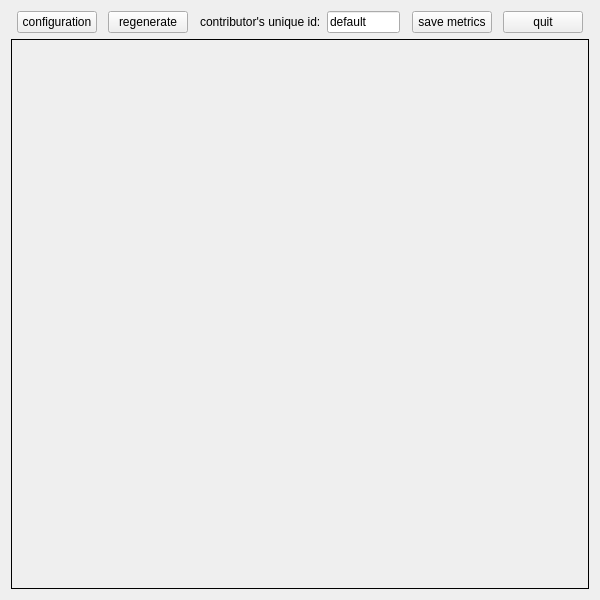
<?xml version="1.0" encoding="UTF-8"?>
<ui version="4.0">
 <class>guiDlg</class>
 <widget class="QWidget" name="guiDlg">
  <property name="geometry">
   <rect>
    <x>0</x>
    <y>0</y>
    <width>600</width>
    <height>600</height>
   </rect>
  </property>
  <property name="sizePolicy">
   <sizepolicy hsizetype="Ignored" vsizetype="Ignored">
    <horstretch>0</horstretch>
    <verstretch>0</verstretch>
   </sizepolicy>
  </property>
  <property name="minimumSize">
   <size>
    <width>600</width>
    <height>600</height>
   </size>
  </property>
  <property name="windowTitle">
   <string>Social Navigation Dataset Generator</string>
  </property>
  <layout class="QVBoxLayout" name="verticalLayout">
   <item>
    <layout class="QHBoxLayout" name="horizontalLayout">
     <item>
      <spacer name="horizontalSpacer_5">
       <property name="orientation">
        <enum>Qt::Horizontal</enum>
       </property>
       <property name="sizeHint" stdset="0">
        <size>
         <width>40</width>
         <height>20</height>
        </size>
       </property>
      </spacer>
     </item>
     <item>
      <widget class="QPushButton" name="configuration">
       <property name="text">
        <string>configuration</string>
       </property>
       <property name="checkable">
        <bool>true</bool>
       </property>
      </widget>
     </item>
     <item>
      <spacer name="horizontalSpacer">
       <property name="orientation">
        <enum>Qt::Horizontal</enum>
       </property>
       <property name="sizeHint" stdset="0">
        <size>
         <width>40</width>
         <height>20</height>
        </size>
       </property>
      </spacer>
     </item>
     <item>
      <widget class="QPushButton" name="regenerate">
       <property name="text">
        <string>regenerate</string>
       </property>
      </widget>
     </item>
     <item>
      <spacer name="horizontalSpacer_4">
       <property name="orientation">
        <enum>Qt::Horizontal</enum>
       </property>
       <property name="sizeHint" stdset="0">
        <size>
         <width>40</width>
         <height>20</height>
        </size>
       </property>
      </spacer>
     </item>
     <item>
      <widget class="QLabel" name="label_2">
       <property name="text">
        <string>contributor's unique id:</string>
       </property>
      </widget>
     </item>
     <item>
      <widget class="QLineEdit" name="contributor">
       <property name="text">
        <string>default</string>
       </property>
      </widget>
     </item>
     <item>
      <spacer name="horizontalSpacer_6">
       <property name="orientation">
        <enum>Qt::Horizontal</enum>
       </property>
       <property name="sizeHint" stdset="0">
        <size>
         <width>40</width>
         <height>20</height>
        </size>
       </property>
      </spacer>
     </item>
     <item>
      <widget class="QPushButton" name="save_metrics">
       <property name="text">
        <string>save metrics</string>
       </property>
      </widget>
     </item>
     <item>
      <spacer name="horizontalSpacer_3">
       <property name="orientation">
        <enum>Qt::Horizontal</enum>
       </property>
       <property name="sizeHint" stdset="0">
        <size>
         <width>40</width>
         <height>20</height>
        </size>
       </property>
      </spacer>
     </item>
     <item>
      <widget class="QPushButton" name="quit">
       <property name="text">
        <string>quit</string>
       </property>
      </widget>
     </item>
     <item>
      <spacer name="horizontalSpacer_2">
       <property name="orientation">
        <enum>Qt::Horizontal</enum>
       </property>
       <property name="sizeHint" stdset="0">
        <size>
         <width>40</width>
         <height>20</height>
        </size>
       </property>
      </spacer>
     </item>
    </layout>
   </item>
   <item>
    <widget class="QLabel" name="label">
     <property name="sizePolicy">
      <sizepolicy hsizetype="Ignored" vsizetype="Ignored">
       <horstretch>2</horstretch>
       <verstretch>2</verstretch>
      </sizepolicy>
     </property>
     <property name="minimumSize">
      <size>
       <width>500</width>
       <height>500</height>
      </size>
     </property>
     <property name="maximumSize">
      <size>
       <width>10240</width>
       <height>7680</height>
      </size>
     </property>
     <property name="sizeIncrement">
      <size>
       <width>2</width>
       <height>2</height>
      </size>
     </property>
     <property name="frameShape">
      <enum>QFrame::Box</enum>
     </property>
     <property name="text">
      <string/>
     </property>
     <property name="scaledContents">
      <bool>true</bool>
     </property>
    </widget>
   </item>
  </layout>
 </widget>
 <resources/>
 <connections/>
</ui>
